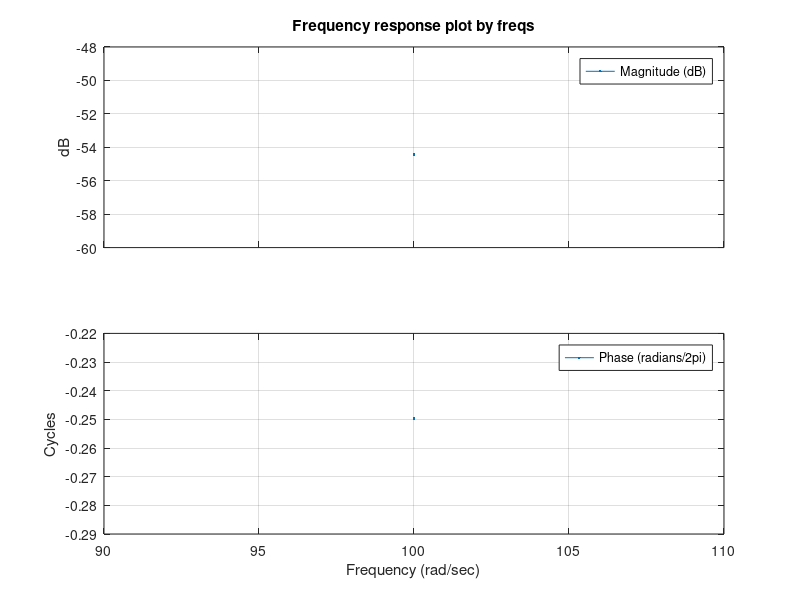

The MATLAB source for this figure: (Note: this script raises an error after producing the figure.)
clear;close all;clc;

%%
% 
% Exact model
% 
% 

% Continuous time Butterworth filter
% Filter order : 2
% Cutoff angular frequency : [0.01,0.2]

[B_tilde,A_tilde] = butter(1,[0.01,0.2],'s');

B_tilde = B_tilde/A_tilde(3);
A_tilde = A_tilde/A_tilde(3);

w_start = 0;
w_stop = 1;

N = 100;            % Number of frequencies

W = linspace(w_start,w_stop,N)';

% Exact frequency response of the reference filter
G_0 = freqs(B_tilde,A_tilde,N);
freqs(B_tilde,A_tilde,N)

% Circular zero mean white noise
sigma = 0.001*0;          % Standard deviation
noise = sigma*(randn(N,1) + 1i*randn(N,1))/sqrt(2);

% Measured frequncy response
G_m = G_0 + noise;

% Rewrite the transfer funciton
s = 1i*W;
s_all = s.^((0:length(B_tilde)-1));
s_all = fliplr(s_all);

%%
% $B(s,a) = b_{2}s^{2}+b_{1}s+b_{0}$
% B = (B_tilde).*s_all/A_tilde(1);
% B = sum(B,2);
B = polyval(B_tilde,s);

%%
% $A'(s,a) = a_{2}s^{2}+a_{1}s$
% A_prime = A_tilde(2:end)/A_tilde(1);
% A_prime = A_prime.'.*s(2:end,:);
% A_prime = sum(A_prime,1);
A_prime = polyval(A_tilde(1:2),s);

% True parameters
% theta_true = [A_tilde(2:3) B_tilde(1:3)];
% theta_true = fliplr(theta_true).';

theta_true = [B_tilde(1:3) A_tilde(1:2)];
theta_true = (theta_true).';

% Plots
figure;
Wlog = logspace(-3,1,N);
loglog(Wlog,abs(G_0));
hold on;
loglog(Wlog,abs(G_m));
grid on;
legend('Exact frequency response','Measured frequncy response')
xlabel('Frequency (rad/s)');
ylabel('Magnitude');

figure;
plot(W,db(G_0));
hold on;
plot(W,db(G_m));
grid on;
legend('Exact frequency response','Measured frequncy response');


%%
% 
%  Implemenation of the Levy estimators
%  
% 

% Cost function vectorization
e_Levy = G_m + G_m.*(A_prime) - B;    % For perfect reconstruction
% e_Levy = G_m ;

% Jacobian
% J_Levy = [-s_all(:,1) -s_all(:,2) -s_all(:,3) G_m.*s_all(:,1) G_m.*s_all(:,2) G_m.*s_all(:,3)];
J_Levy = [-s_all(:,3) -s_all(:,2) -s_all(:,1) G_m.*s_all(:,3) G_m.*s_all(:,2)];

% Real/imaginary part separation
e_Levy_IR = [real(e_Levy) ; imag(e_Levy)]; 
J_Levy_IR = [real(J_Levy);imag(J_Levy)];

% Levy theta estimation
theta_Levy = -J_Levy_IR\e_Levy_IR;

disp('Parameters comparison'); 
disp(join(['True theta:           ',num2str(theta_true.')]));
disp(join(['Levy estimated theta: ',num2str(theta_Levy(1:end).')]));
% disp(join(['Difference:           ',num2str(theta_true.' - theta_Levy(1:end-1).')]));

keyboard

%%
% 
%  Implemenation of the Sanathanan estimator
%  
% 

% Iteration index
l_max = 8;

% Computing B with new parameters
B = flip(theta_Levy(1:3).').*s(:,1:3);
B = sum(B,2);

% Computing A with new parameters
A_prime = theta_Levy(4:5);
A_prime = flip(A_prime.').*s(:,2:3);
A_prime = sum(A_prime,2);

% Cost function vectorization
e_San = (G_m + G_m.*(A_prime) - B)./vecnorm(1+A_prime,2,2);

% Jacobian
J_San = J_Levy./vecnorm(1+A_prime.',2,2);

% Real/imaginary part separation
e_San_IR = [real(e_San) ; imag(e_San)]; 
J_San_IR = [real(J_San);imag(J_San)];

theta_San = theta_Levy; 

% Sanathanan estimation
for l = 1:l_max
    
    % Parameters computation
    theta_San = J_San_IR\e_San_IR;
    theta_San = theta_San(1:end-1);
    
    % Computing B with new parameters
    B = flip(theta_San(1:3).').*s(:,1:3);
    B = sum(B,2);
    
    % Computing A with new parameters
    A_prime_new = theta_San(4:5);
    A_prime_new = flip(A_prime_new.').*s(:,2:3);
    A_prime_new = sum(A_prime_new,2);
    
    % Updating the cost function and the Jacobian
    e_San = (G_m + G_m.*(A_prime_new) - B)./vecnorm(1+A_prime.',2,2);
    J_San = J_Levy./vecnorm(1+A_prime.',2,2);
    
    e_San_IR = [real(e_San) ; imag(e_San)]; 
    J_San_IR = [real(J_San);imag(J_San)];
    
    % Sacing the previous A_prime
    A_prime = A_prime_new.';
end

% Parameters computation
theta_San = J_San_IR\e_San_IR;
theta_San = theta_San(1:end-1);

disp(join(['Sanathanan estimated theta: ',num2str(theta_San.')]));
%%
% 
%  Implemenating Gauss-Newton based least squares estimation
%  
% 


